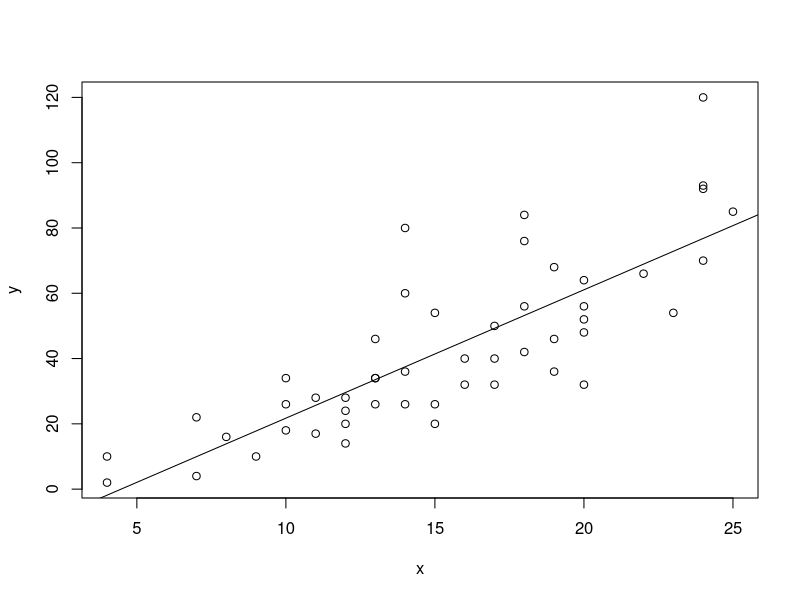

R code for this plot:

data(cars)
x = cars$speed
y = cars$dist
n = length(x);
plot(x,y)

	
xbar = sum(x)/n;	  # this is boilerplate taken from simple_regression.r
ybar = sum(y)/n;
xybar = sum(x*y)/n
xsqbar = sum(x*x)/n

b = (ybar*xsqbar-xbar*xybar)/ (xsqbar - xbar*xbar)  # from our calculations
a = (ybar - b)/xbar

abline(b,a)			# add the line that fits the data
				# abline plots line with slope b and y intercept a
cat("a and b are ", a, b, "\n");

# y = ax+b is our modeled relationship between x=speed and y=stopping time
